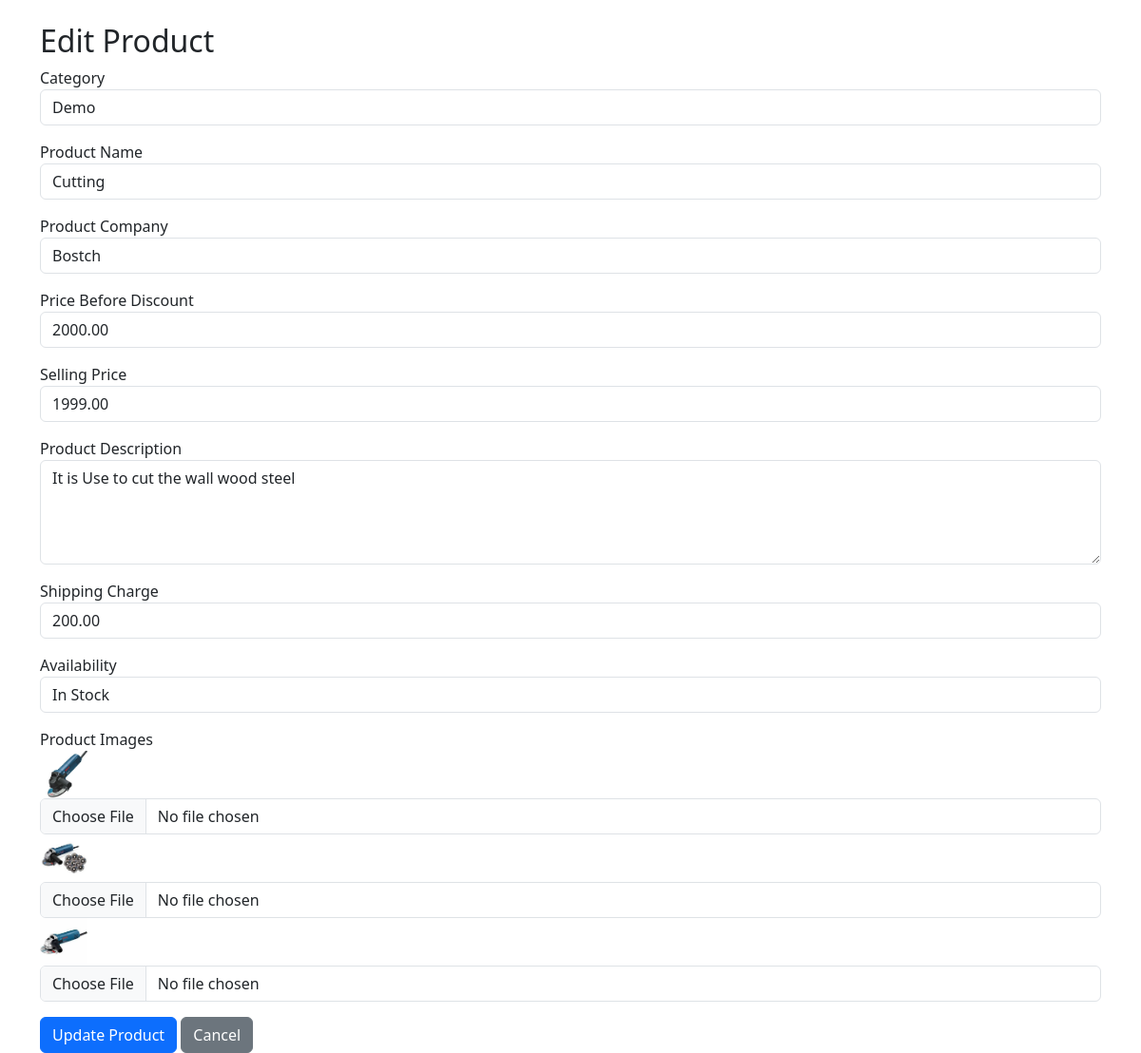
The app's page /edit_product.php?id=1 (signed in) with its own data.
### tables this page shows
CREATE TABLE `products` (
  `id` int(11) NOT NULL,
  `category` int(11) NOT NULL,
  `productName` varchar(255) NOT NULL,
  `productCompany` varchar(255) NOT NULL,
  `productPriceBeforeDiscount` decimal(10,2) NOT NULL,
  `productPrice` decimal(10,2) NOT NULL,
  `productDescription` text NOT NULL,
  `productImage1` varchar(255) DEFAULT NULL,
  `productImage2` varchar(255) DEFAULT NULL,
  `productImage3` varchar(255) DEFAULT NULL,
  `shippingCharge` decimal(10,2) NOT NULL,
  `productAvailability` enum('In Stock','Out of Stock') NOT NULL,
  `postingDate` timestamp NOT NULL DEFAULT current_timestamp(),
  `updationDate` timestamp NOT NULL DEFAULT current_timestamp() ON UPDATE current_timestamp(),
  `paymentMethod` enum('Online','COD','Both') NOT NULL DEFAULT 'Both'
);

CREATE TABLE `category` (
  `id` int(11) NOT NULL,
  `categoryName` varchar(255) DEFAULT NULL,
  `categoryDescription` longtext DEFAULT NULL,
  `creationDate` timestamp NOT NULL DEFAULT current_timestamp(),
  `updationDate` varchar(255) DEFAULT NULL
);

### edit_product.php (the view, shortened to what this page needs)
<?php
include_once('includes/config.php');
$productID = intval($_GET['id']);
$query = mysqli_query($con, "SELECT * FROM products WHERE id='$productID'");
$product = mysqli_fetch_assoc($query);
?>
<!DOCTYPE html>
<html lang="en">
<head>
    <link rel="stylesheet" href="css/styles.css">
    <link href="https://cdn.jsdelivr.net/npm/bootstrap@5.3.0/dist/css/bootstrap.min.css" rel="stylesheet">
</head>
<body>
    <div class="container mt-4">
        <h2>Edit Product</h2>
        <form method="post" enctype="multipart/form-data">
            <div class="mb-3">
                <label>Category</label>
                <select name="category" class="form-control" required>
                    <?php
                    $query = mysqli_query($con, "SELECT * FROM category");
                    while ($row = mysqli_fetch_assoc($query)) { ?>
                        <option value="<?php echo $row['id']; ?>" <?php echo ($row['id'] == $product['category']) ? "selected" : ""; ?>>
                            <?php echo $row['categoryName']; ?>
                        </option>
                    <?php } ?>
                </select>
            </div>
            <div class="mb-3">
                <label>Product Name</label>
                <input type="text" name="productName" class="form-control" value="<?php echo $product['productName']; ?>" required>
            </div>
            <div class="mb-3">
                <label>Product Company</label>
                <input type="text" name="productCompany" class="form-control" value="<?php echo $product['productCompany']; ?>" required>
            </div>
            <div class="mb-3">
                <label>Price Before Discount</label>
                <input type="text" name="productPriceBeforeDiscount" class="form-control" value="<?php echo $product['productPriceBeforeDiscount']; ?>" required>
            </div>
            <div class="mb-3">
                <label>Selling Price</label>
                <input type="text" name="productPrice" class="form-control" value="<?php echo $product['productPrice']; ?>" required>
            </div>
            <div class="mb-3">
                <label>Product Description</label>
                <textarea name="productDescription" class="form-control" rows="4" required><?php echo $product['productDescription']; ?></textarea>
            </div>
            <div class="mb-3">
                <label>Shipping Charge</label>
                <input type="text" name="shippingCharge" class="form-control" value="<?php echo $product['shippingCharge']; ?>" required>
            </div>
            <div class="mb-3">
                <label>Availability</label>
                <select name="productAvailability" class="form-control" required>
                    <option value="In Stock" <?php if ($product['productAvailability'] == "In Stock") echo "selected"; ?>>In Stock</option>
                </select>
            </div>
            <div class="mb-3">
                <label>Product Images</label><br>
                <img src="<?php echo $product['productImage1']; ?>" width="50">
                <input type="file" name="productImage1" class="form-control">
                <img src="<?php echo $product['productImage2']; ?>" width="50">
                <input type="file" name="productImage2" class="form-control">
                <img src="<?php echo $product['productImage3']; ?>" width="50">
                <input type="file" name="productImage3" class="form-control">
            </div>
            <button type="submit" name="update" class="btn btn-primary">Update Product</button>
            <a href="insert_product_admin.php" class="btn btn-secondary">Cancel</a>
        </form>
    </div>
</body>
</html>

### records on screen
products: category "Demo", productName "Cutting", productCompany "Bostch", productPriceBeforeDiscount "2000.00", productPrice "1999.00", productDescription "It is Use to cut the wall wood steel", shippingCharge "200.00", productAvailability "In Stock", productImage1 (picture), productImage2 (picture), productImage3 (picture)
